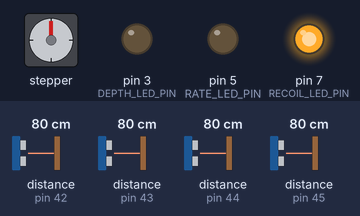
Recording of a sketch running on a simulated Arduino Uno, built with avr-gcc and run on an emulated ATmega328P. Shown: stepper motor, output pins drawn as LEDs (lit = HIGH). Wiring (inferred from the names in the program): stepper motor (2048 steps per turn assumed): coils pin 10, pin 9, pin 8, pin 11. The test bench sets the inputs (shaded band); at power-on: distance to the obstacle (sensors on pin 42, pin 43, pin 44, pin 45) 80 cm. What the sketch prints to the serial monitor is not drawn.

Above: at 0.4 s.
Timing chart, 0 to 1.9 s (numbered marks = the images above):
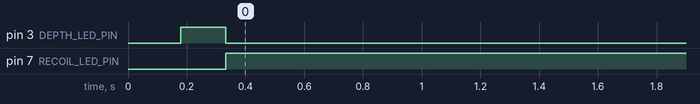

Measured:
- by itself, pin 3 (DEPTH_LED_PIN): LOW → HIGH at 0.18 s, → LOW 0.15 s later
- by itself, pin 7 (RECOIL_LED_PIN): LOW → HIGH at 0.33 s

The sketch:

CAPSTONE_4SENSORS.ino
```cpp
//connecting multiple time of flight sensors
#include <VL53L1X.h>
#include <SoftwareSerial.h>

//initializing sensors - reference code from Polulu vl53l1x library example
const uint8_t numSensors = 4; //total of 4 sensors used
const uint8_t xshutPins[numSensors] = {10,9,8,11}; //xshut pins
VL53L1X sensors[numSensors];

SoftwareSerial mySerial(12, 13);
int fsrPin = 0;     // the FSR and 10K pulldown are connected to a0
int fsrReading;     // the analog reading from the FSR resistor divider

//LED Pins
//const int LED_PIN=A1;
const int RATE_LED_PIN = 5;//blue
const int DEPTH_LED_PIN = 3;//green
const int RECOIL_LED_PIN = 7;//yellow

int threshold = 90;//threshold for returning to baseline state of no compressions
int attempt_threshold = 80;
int min_depth = 75; //minimum value that should be reached for a correct depth compression
int max_depth = 30; //maximum value that should be reached for a correct depth compression

unsigned long compression_time = 0;
unsigned long current_time = 0;
unsigned long time_now = 0;

bool compressed = false;
bool correct_depth = false;
bool correct_return = true;
bool correct_rate = false;

int sensorvals[4];

//for moving avg filters
int points[10];
int sum = 0;
int curr = 0;
int points2[10];
int sum2 = 0;
int curr2 = 0;
int points3[10];
int sum3 = 0;
int curr3 = 0;
int points4[10];
int sum4 = 0;
int curr4 = 0;
int left_points[10];
int left_sum = 0;
int left_curr = 0; //index for the current value
int right_points[10];
int right_sum = 0;
int right_curr = 0; //index for the current value
int top_points[10];
int top_sum = 0;
int top_curr = 0; //index for the current value
int bottom_points[10];
int bottom_sum = 0;
int bottom_curr = 0; //index for the current value

int left_val, right_val, top_val, bottom_val,other_val;
int difference_horizontal = 0;
int difference_vertical = 0;
//flags to send to app

int hand_flag = 0;
int comp_flag = 0;
int comp_count = 0;
int compression_count = 0;
int rate_count = 0;
int recoil_count = 0;
int depth_count = 0;

void setup()
{
  pinMode(DEPTH_LED_PIN, OUTPUT);
  pinMode(RATE_LED_PIN, OUTPUT);
  pinMode(RECOIL_LED_PIN, OUTPUT);

  while (!Serial) {}
  Serial.begin(230400);
  mySerial.begin(9600);
  Wire.begin();
  Wire.setClock(400000); // use 400 kHz I2C

  // xshut pins driven to low to reset all 4 sensors
  for (uint8_t i = 0; i < numSensors; i++)
  {
    pinMode(xshutPins[i], OUTPUT);
    digitalWrite(xshutPins[i], LOW);
  }

  // enable and initialize each sensor
  for (uint8_t i = 0; i < numSensors; i++)
  {
    // turn off XSHUT low
    pinMode(xshutPins[i], INPUT);
    delay(10);

    sensors[i].setTimeout(500);
    if (!sensors[i].init())
    {
      Serial.print("Failed to detect and initialize sensor ");
      Serial.println(i);
      while (1);
    }

    // change address of each to unique non default address
    sensors[i].setAddress(0x2A + i);

    sensors[i].setDistanceMode(VL53L1X::Short);
    sensors[i].setMeasurementTimingBudget(20000);

    sensors[i].startContinuous(20);
  }

  digitalWrite(DEPTH_LED_PIN,LOW);
  digitalWrite(RATE_LED_PIN,LOW);
  digitalWrite(RECOIL_LED_PIN,LOW);
}

void loop() {
  // put your main code here, to run repeatedly:
  for (int i = 0; i < numSensors; i++)
  {
    sensorvals[i] = sensors[i].read();
    //Serial.print(sensorvals[i]);
    if (sensors[i].timeoutOccurred()) { Serial.print(" TIMEOUT"); }
    //Serial.print('\t');
  }
  other_val = movingAvg(sensorvals[1]);
  left_val = movingSecondAvg(sensorvals[0]);
  bottom_val = movingThirdAvg(sensorvals[2]);
  top_val = movingFourthAvg(sensorvals[3]);

  other_val = (right_val+left_val+bottom_val+top_val)/4; //average all 4 sensor readings


  //LEFT= 1
  //RIGHT = 2
  //BOTTOM = 3
  // //TOP = 4

  // //if there is a big difference between the above two values, the platform is probably angled and hand placement is incorrect
  int n = 4;
  int max_val = sensorvals[0];
  int min_val = sensorvals[0];
  for (int i = 1; i < n; i++) { //find maximum value by continuosly comparing values to each other
  if (sensorvals[i] > max_val) {
    max_val = sensorvals[i];
  }
  if (sensorvals[i] < min_val){
    min_val = sensorvals[i];
  }


}


  if (abs(min_val - max_val)>30){ //threshold set to 30 based on testing
    hand_flag = 0;
  }
  else{
    hand_flag = 1; //CORRECT
  }


  //2. calculate depth,rate,recoil based on TOP sensor

   delay(5);


  //smooth_val = analogRead(A0); //THIS IS TEMPORARY, WILL HAVE THE SIGNAL READ LINE HERE
  //Serial.println(String(top_val));


  if (compressed == false && other_val <= attempt_threshold){ //Detects an attempted compression to check for correct rate
    compressed = true;
    comp_count += 1;

    if ((millis() - compression_time)>=400 && (millis() - compression_time)<=700){
      digitalWrite(RATE_LED_PIN,HIGH);
      compression_count+=1;
      rate_count+= 1;
    }
    else{
      digitalWrite(RATE_LED_PIN,LOW);

    }
    compression_time = millis();
    //starting a compression, get the current time


  }
  else if(compressed == true && other_val > attempt_threshold){
    compressed = false;
  }

  if (correct_return == false && other_val >= threshold){
    //returning to not compressed state
    correct_return = true;
    digitalWrite(RECOIL_LED_PIN,HIGH);//turn on recoil LED
    recoil_count += 1;
  }
  else if (correct_return == true && other_val < threshold){
    correct_return = false;
    digitalWrite(RECOIL_LED_PIN,LOW);//turn off recoil LED

  }

  //checking for correct depth target
  if (correct_depth == false && other_val <= min_depth && other_val >= max_depth){
    //user has compressed correctly and reached depth target
    correct_depth = true;
    digitalWrite(DEPTH_LED_PIN,HIGH);
    depth_count += 1;
  }
  else if (correct_depth == true && other_val > min_depth){
    //done compressing, check for return to threshold
    correct_depth = false;
    digitalWrite(DEPTH_LED_PIN,LOW);
  }
  if (recoil_count>=comp_count){
    recoil_count = comp_count;

  }

  Serial.println(String(other_val)+","+String(depth_count)+","+String(recoil_count)+","+String(rate_count)+","+String(comp_count));
  mySerial.println(String(other_val)+","+String(depth_count)+","+String(recoil_count)+","+String(rate_count)+","+String(comp_count)+","+String(hand_flag)); //SENDING OVER BLUETOOTH

}


//moving avg filter
int movingAvg(int val) {
  sum = sum - points[curr]; //subtract the oldest value within the window from the sum
  points[curr] = val; //add the current reading into end of array
  sum += val;
  curr = (curr+1)%10; //index increments, reset the index to the beginning of the window if it exceeds


  return sum/10;
}

//moving avg filter
int movingSecondAvg(int val) {
  sum2 = sum2 - points2[curr2]; //subtract the oldest value within the window from the sum
  points2[curr2] = val; //add the current reading into end of array
  sum2 += val;
  curr2 = (curr2+1)%10; //index increments, reset the index to the beginning of the window if it exceeds


  return sum2/10;
}


int movingThirdAvg(int val) {
  sum3 = sum3 - points3[curr3]; //subtract the oldest value within the window from the sum
  points3[curr3] = val; //add the current reading into end of array
  sum3 += val;
  curr3 = (curr3+1)%10; //index increments, reset the index to the beginning of the window if it exceeds


  return sum3/10;
}

int movingFourthAvg(int val) {
  sum4 = sum4 - points4[curr4]; //subtract the oldest value within the window from the sum
  points4[curr4] = val; //add the current reading into end of array
  sum4 += val;
  curr4 = (curr4+1)%10; //index increments, reset the index to the beginning of the window if it exceeds


  return sum4/10;
}
```
